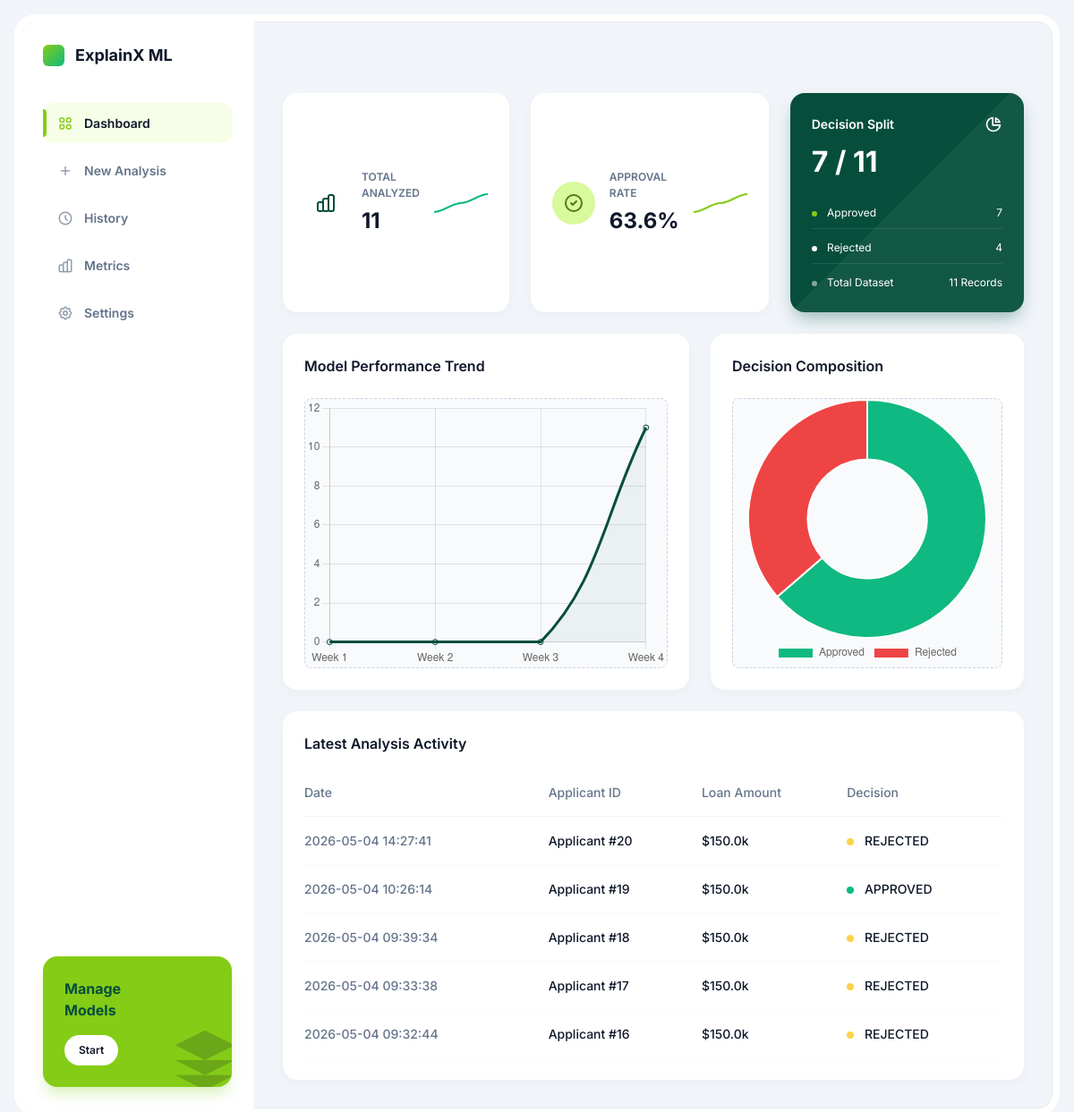
Page /dashboard on the earlier database version.
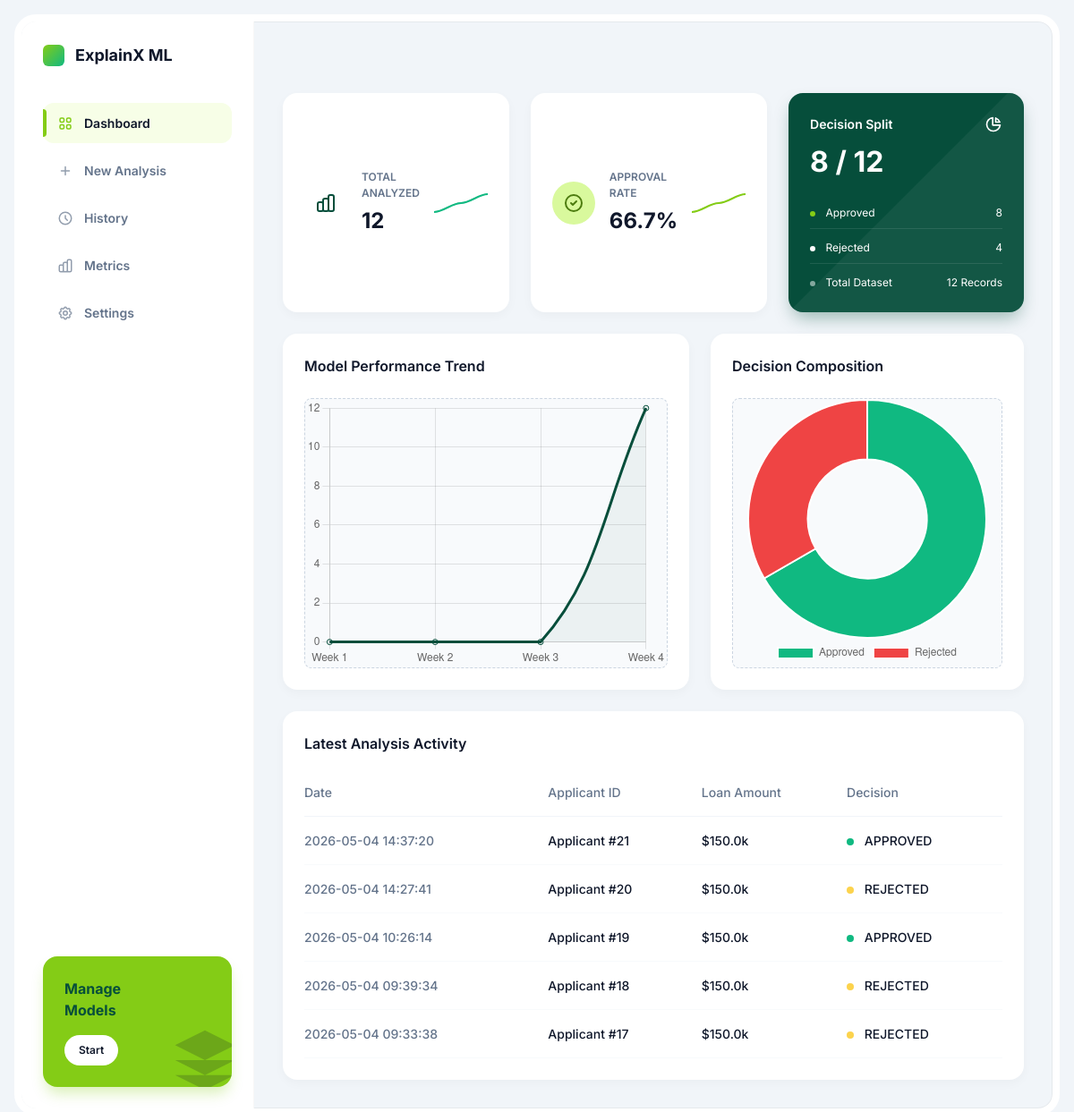
Same page on the later database version.
### tables this page shows
CREATE TABLE predictions (

    id INTEGER PRIMARY KEY AUTOINCREMENT,

    gender INTEGER,
    married INTEGER,
    dependents INTEGER,
    education INTEGER,
    self_employed INTEGER,

    applicant_income REAL,
    coapplicant_income REAL,

    loan_amount REAL,
    loan_term REAL,

    credit_history REAL,

    property_area INTEGER,

    prediction TEXT,

    created_at TIMESTAMP DEFAULT CURRENT_TIMESTAMP
);

### app.py (the view)
@app.route("/dashboard")
def dashboard():
    try:
        conn = sqlite3.connect("explainx.db")
        conn.row_factory = sqlite3.Row
        cursor = conn.cursor()
        cursor.execute("SELECT COUNT(*) as total FROM predictions")
        total_count = cursor.fetchone()['total']
        cursor.execute("SELECT COUNT(*) as approved FROM predictions WHERE prediction='APPROVED'")
        approved_count = cursor.fetchone()['approved']
        cursor.execute("SELECT COUNT(*) as rejected FROM predictions WHERE prediction='REJECTED'")
        rejected_count = cursor.fetchone()['rejected']
        cursor.execute("SELECT * FROM predictions ORDER BY created_at DESC LIMIT 5")
        recent_activity = cursor.fetchall()
        conn.close()
        stats = {
            "total": total_count,
            "approved": approved_count,
            "rejected": rejected_count,
            "approval_rate": round((approved_count / total_count * 100), 1) if total_count > 0 else 0
        }
    except Exception as e:
        print("Dashboard error:", e)
        stats = {"total": 0, "approved": 0, "rejected": 0, "approval_rate": 0}
        recent_activity = []
    return render_template("dashboard.html", stats=stats, activity=recent_activity)

### templates/dashboard.html (shortened to what the changed rows need)
{% extends "base.html" %}
{% block content %}
<div class="top-row">
    <div class="kpi-card">
        <div class="kpi-content">
            <div class="kpi-title">Total Analyzed</div>
            <div class="kpi-value">
                {{ stats.total }}
            </div>
        </div>
    </div>
    <div class="kpi-card">
        <div class="kpi-content">
            <div class="kpi-title">Approval Rate</div>
            <div class="kpi-value">
                {{ stats.approval_rate }}%
            </div>
        </div>
    </div>
    <div class="dark-card">
        <div class="dark-card-title">
            Decision Split
        </div>
        <div class="dark-card-value">{{ stats.approved }} / {{ stats.total }}</div>
        <div class="dark-card-stats">
            <div class="stat-row">
                <span><span class="dot"></span> Approved</span>
                <span>{{ stats.approved }}</span>
            </div>
            <div class="stat-row">
            </div>
            <div class="stat-row">
                <span><span class="dot gray"></span> Total Dataset</span>
                <span>{{ stats.total }} Records</span>
            </div>
        </div>
    </div>
</div>
<div class="main-grid">
    <div class="chart-card">
        <div class="chart-body">
            <canvas id="performanceChart"></canvas>
        </div>
    </div>
    <div class="chart-card">
        <div class="chart-body">
            <canvas id="splitChart"></canvas>
        </div>
    </div>
</div>
<div class="table-card">
    {% if activity %}
    <table class="custom-table">
        <thead>
            <tr>
                <th>Date</th>
                <th>Applicant ID</th>
                <th>Loan Amount</th>
                <th>Decision</th>
            </tr>
        </thead>
        <tbody>
            {% for row in activity %}
            <tr>
                <td style="color:var(--text-muted)">{{ row.created_at }}</td>
                <td>Applicant #{{ row.id }}</td>
                <td>${{ row.loan_amount }}k</td>
                <td>
                    <span class="status-dot {{ 'completed' if row.prediction == 'APPROVED' else 'pending' }}"></span>
                    {{ row.prediction }}
                </td>
            </tr>
            {% endfor %}
        </tbody>
    </table>
    {% else %}
    <div style="text-align: center; padding: 2rem; color: var(--text-muted);">
        No recent activity. Run a new analysis to see results here.
    </div>
    {% endif %}
</div>
<script>
    // Performance Trend (Mock data for trend, but using real count)
    const ctxPerf = document.getElementById('performanceChart').getContext('2d');
    new Chart(ctxPerf, {
        type: 'line',
        data: {
            labels: ['Week 1', 'Week 2', 'Week 3', 'Week 4'],
            datasets: [{
                label: 'Analyses',
                data: [0, 0, 0, {{ stats.total }}],
                borderColor: '#064e3b',
                tension: 0.4,
                fill: true,
                backgroundColor: 'rgba(6, 78, 59, 0.05)'
            }]
        },
        options: {
            responsive: true,
            maintainAspectRatio: false,
            plugins: { legend: { display: false } },
            scales: { y: { beginAtZero: true } }
        }
    });
    // Decision Split Donut
    const ctxSplit = document.getElementById('splitChart').getContext('2d');
    new Chart(ctxSplit, {
        type: 'doughnut',
        data: {
            labels: ['Approved', 'Rejected'],
            datasets: [{
                data: [{{ stats.approved }}, {{ stats.rejected }}],
                backgroundColor: ['#10b981', '#ef4444'],
                hoverOffset: 4
            }]
        },
        options: {
            responsive: true,
            maintainAspectRatio: false,
            plugins: { legend: { position: 'bottom' } }
        }
    });
</script>
{% endblock %}

Differences in the rows shown:
no longer on this page (row unchanged): predictions: created_at "2026-05-04 09:32:44", id "16", loan_amount "150.0", prediction "REJECTED"
added predictions: created_at "2026-05-04 14:37:20", id "21", loan_amount "150.0", prediction "APPROVED"
Other differences:
{{ stats.total }}: "11" → "12"
{{ stats.approval_rate }}: "63.6" → "66.7"
{{ stats.approved }}: "7" → "8"
chart data {{ stats.total }}: 11 → 12
chart data {{ stats.approved }}: 7 → 8
